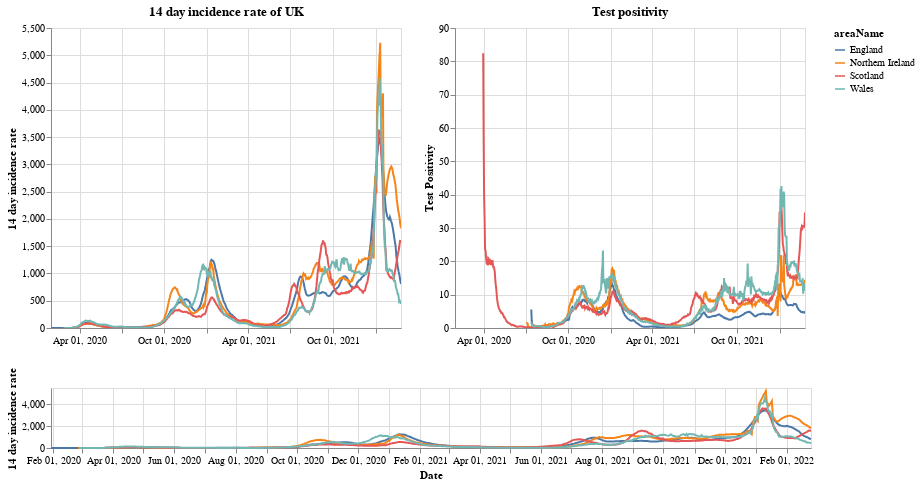

Here is the notebook cell this chart was saved with:
### Markdown cell above
# Plots

First a plot with each country in the UK. The top right shows the positivity rate for (which is the percentage of registered tests which were positive) while the top left is the 14 day incidence rate. The bottom chart can be used to select the timeframe (does not work on a mobile device).

### Code cell
#collapse
brush = alt.selection(type='interval', name='DateBrush',encodings=['x'],fields=['Time'])
leg_selection = alt.selection_multi(fields=['areaName'], bind='legend')

base = alt.Chart(uk_cases).mark_line().encode(
    x=alt.X("yearmonthdate(date):T", axis=alt.Axis(title='Date')),
    y=alt.Y("twoWeeklyCasesRate:Q", axis=alt.Axis(title='14 day incidence rate')),
    tooltip=['areaName', 'date','twoWeeklyCasesRate', 'testPositivity'],
    color='areaName',
    opacity=alt.condition(leg_selection, alt.value(2), alt.value(0.1))
).add_selection(leg_selection).properties(width=350)

upper = base.encode(alt.X('yearmonthdate(date):T', axis=alt.Axis(title=''),
                         scale=alt.Scale(domain=brush))
                   ).properties(title=f'14 day incidence rate of UK')
upper_right = upper.encode(alt.Y('testPositivity:Q', axis=alt.Axis(title='Test Positivity'))).properties(title='Test positivity')
lower = base.properties(height=60, width = 760).add_selection(brush)

(upper | upper_right) & lower

### Figure 1 — Vega-Lite specification as saved in the notebook (floating-point values rounded to 4 significant figures; data arrays with more than 128 entries replaced by an {"elided": "..."} marker saying what was removed)
{"config": {"view": {"continuousWidth": 400, "continuousHeight": 300}}, "vconcat": [{"hconcat": [{"mark": "line", "encoding": {"color": {"type": "nominal", "field": "areaName"}, "opacity": {"condition": {"value": 2, "selection": "selector001"}, "value": 0.1}, "tooltip": [{"type": "nominal", "field": "areaName"}, {"type": "temporal", "field": "date"}, {"type": "quantitative", "field": "twoWeeklyCasesRate"}, {"type": "quantitative", "field": "testPositivity"}], "x": {"type": "temporal", "axis": {"title": ""}, "field": "date", "scale": {"domain": {"selection": "DateBrush"}}, "timeUnit": "yearmonthdate"}, "y": {"type": "quantitative", "axis": {"title": "14 day incidence rate"}, "field": "twoWeeklyCasesRate"}}, "selection": {"selector001": {"type": "multi", "fields": ["areaName"], "bind": "legend"}}, "title": "14 day incidence rate of UK", "width": 350}, {"mark": "line", "encoding": {"color": {"type": "nominal", "field": "areaName"}, "opacity": {"condition": {"value": 2, "selection": "selector001"}, "value": 0.1}, "tooltip": [{"type": "nominal", "field": "areaName"}, {"type": "temporal", "field": "date"}, {"type": "quantitative", "field": "twoWeeklyCasesRate"}, {"type": "quantitative", "field": "testPositivity"}], "x": {"type": "temporal", "axis": {"title": ""}, "field": "date", "scale": {"domain": {"selection": "DateBrush"}}, "timeUnit": "yearmonthdate"}, "y": {"type": "quantitative", "axis": {"title": "Test Positivity"}, "field": "testPositivity"}}, "selection": {"selector001": {"type": "multi", "fields": ["areaName"], "bind": "legend"}}, "title": "Test positivity", "width": 350}]}, {"mark": "line", "encoding": {"color": {"type": "nominal", "field": "areaName"}, "opacity": {"condition": {"value": 2, "selection": "selector001"}, "value": 0.1}, "tooltip": [{"type": "nominal", "field": "areaName"}, {"type": "temporal", "field": "date"}, {"type": "quantitative", "field": "twoWeeklyCasesRate"}, {"type": "quantitative", "field": "testPositivity"}], "x": {"type": "temporal", "axis": {"title": "Date"}, "field": "date", "timeUnit": "yearmonthdate"}, "y": {"type": "quantitative", "axis": {"title": "14 day incidence rate"}, "field": "twoWeeklyCasesRate"}}, "height": 60, "selection": {"selector001": {"type": "multi", "fields": ["areaName"], "bind": "legend"}, "DateBrush": {"type": "interval", "encodings": ["x"], "fields": ["Time"]}}, "width": 760}], "data": {"name": "data-7eff42483e624b50bcb1c490e9a0da08"}, "$schema": "https://vega.github.io/schema/vega-lite/v4.8.1.json", "datasets": {"data-7eff42483e624b50bcb1c490e9a0da08": {"elided": "2948 records"}}}
